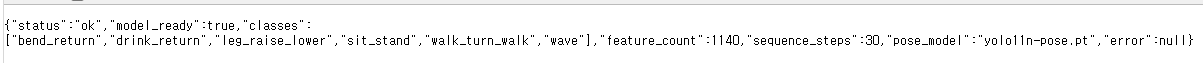
#> input picture docs/images/t01_health.png, 1203 x 63 px
$ python -i make_thumbs.py   (imports and definitions only)
#> lines starting #> are read from the running program, lines starting #| are printed output that depends on the picture
"""README 기능 테스트 표의 썸네일(docs/images/tests/tXX.png)을 원본 캡처에서 다시 만듭니다.

원본 캡처의 윗부분을 4:3 비율로 잘라 840x630으로 줄입니다. 원본이 4:3보다 납작하면(가로로 긴 캡처)
잘리지 않도록 위아래에 여백을 붙입니다.

사용법 (저장소 루트에서):
    pip install pillow
    python docs/make_thumbs.py            # 아래 표의 원본이 있는 것만 전부 다시 생성
    python docs/make_thumbs.py t02 t09    # 일부만 다시 생성
"""
import sys
from pathlib import Path

from PIL import Image

IMAGES = Path(__file__).resolve().parent / "images"
SIZE = (840, 630)  # 4:3

# 썸네일 이름 → 원본 캡처 (README 7장 기능 테스트 표와 같은 짝)
SOURCES = {
    "t01": "t01_health.png",
    "t02": "analysis.png",
    "t03": "t03_webcam.png",
    "t04": "admin_predictions.png",
    "t05": "t05_async.png",
    "t06": "history.png",
    "t07": "t07_forbidden.png",
    "t08": "dashboard.png",
    "t09": "failure.png",
    "t10": "t10_restart.png",
}


def make_thumb(src: Path, dst: Path) -> None:
#> called with src = 'images/t01_health.png', dst = 'out.png'
    im = Image.open(src).convert("RGB")
    w, h = im.size
#> w = 1203; h = 63
    target_ratio = SIZE[0] / SIZE[1]
    if w / h <= target_ratio:
        # 세로로 긴 캡처: 위쪽부터 4:3만큼 자름 (중요한 내용이 보통 위에 있음)
        im = im.crop((0, 0, w, round(w / target_ratio)))
    else:
        # 가로로 긴 캡처: 자르지 않고 위아래 여백을 원본 왼쪽 위 픽셀 색으로 채움
        canvas_h = round(w / target_ratio)
#> canvas_h = 902
        canvas = Image.new("RGB", (w, canvas_h), im.getpixel((0, 0)))
#> canvas: PIL image 1203x902 RGB; every value is 255
        canvas.paste(im, (0, (canvas_h - h) // 2))
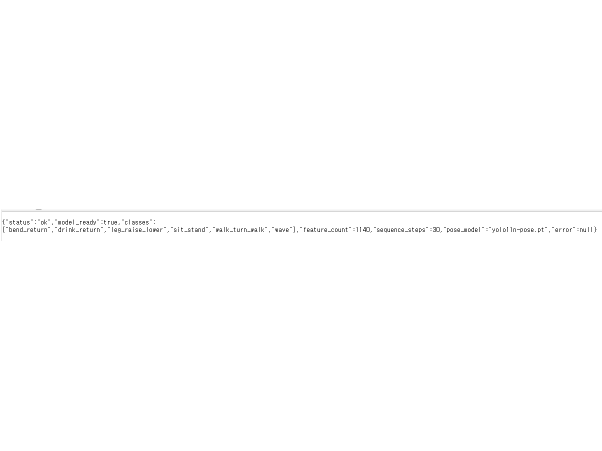
#> canvas: PIL image 1203x902 RGB (shown at 1/2 size); min 0, max 255, mean 254.2
        im = canvas
    im.resize(SIZE, Image.LANCZOS).save(dst, optimize=True)
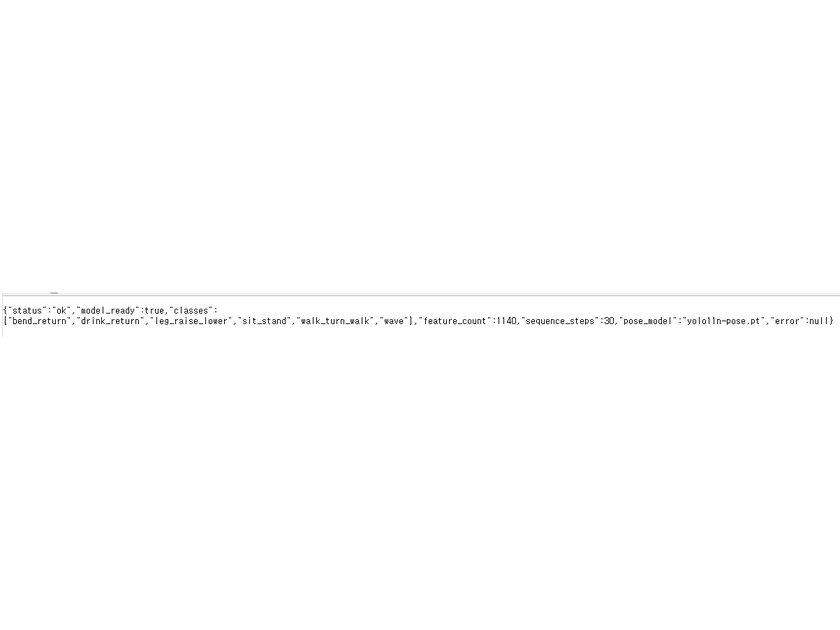
#> saved as out.png: PIL image 840x630 RGB; min 15, max 255, mean 254.2


def main(names: list[str]) -> None:
    (IMAGES / "tests").mkdir(exist_ok=True)
    for name in names or SOURCES:
        src = IMAGES / SOURCES[name]
        if not src.exists():
            print(f"건너뜀 {name}: 원본 {src.name} 없음")
            continue
        make_thumb(src, IMAGES / "tests" / f"{name}.png")
        print(f"생성 {name}.png ← {src.name}")


# [2 lines not run here, left out]

>>> result = make_thumb('images/t01_health.png', 'out.png')

$ run again, on docs/images/admin_users.png
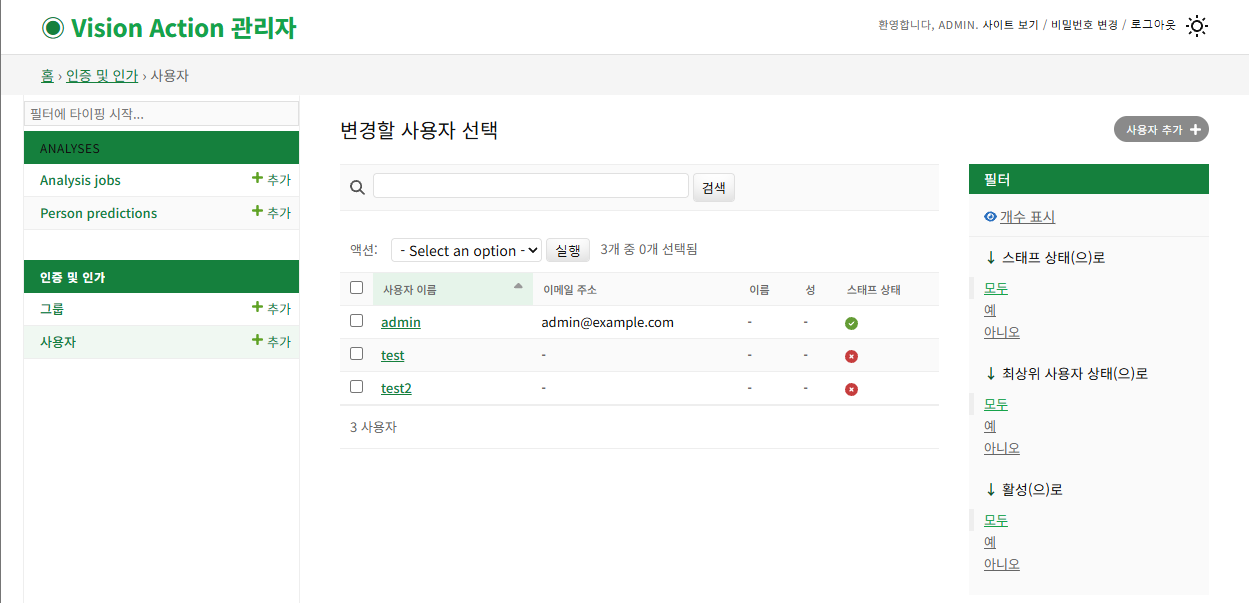
#> input picture docs/images/admin_users.png, 1249 x 603 px
#> in make_thumb, `canvas.paste(im, (0, (canvas_h - h) // 2))`:
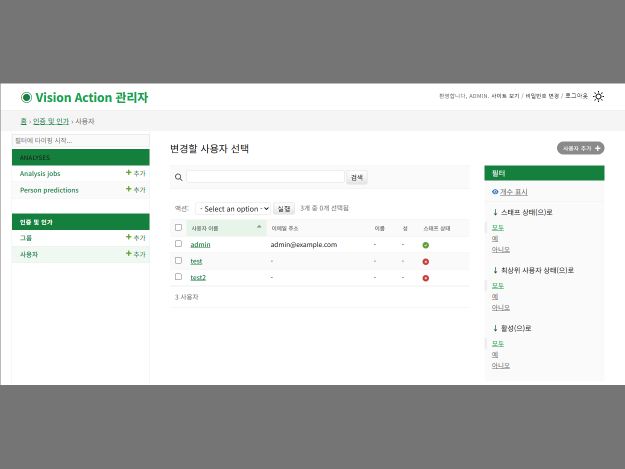
#> canvas: PIL image 1249x937 RGB (shown at 1/2 size); mean R, G, B 197.1, 199.9, 198.1
#> in make_thumb, `im.resize(SIZE, Image.LANCZOS).save(dst, optimize=True)`:
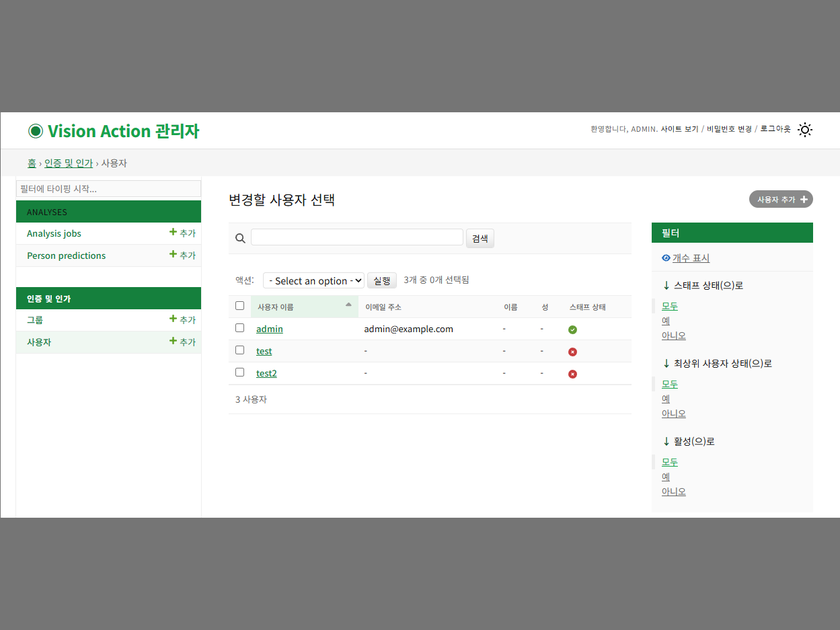
#> saved as out.png: PIL image 840x630 RGB; mean R, G, B 197, 199.8, 198

$ run again, on docs/images/api_list.png
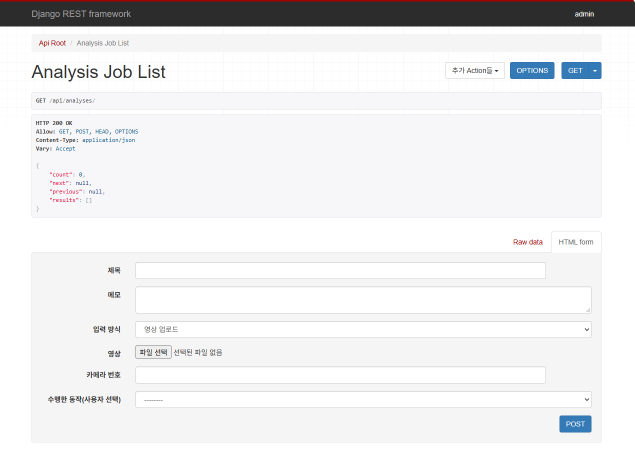
#> input picture docs/images/api_list.png, 1269 x 906 px (shown at 1/2 size)
#> in make_thumb, `canvas = Image.new("RGB", (w, canvas_h), im.getpixel((0, 0)))`:
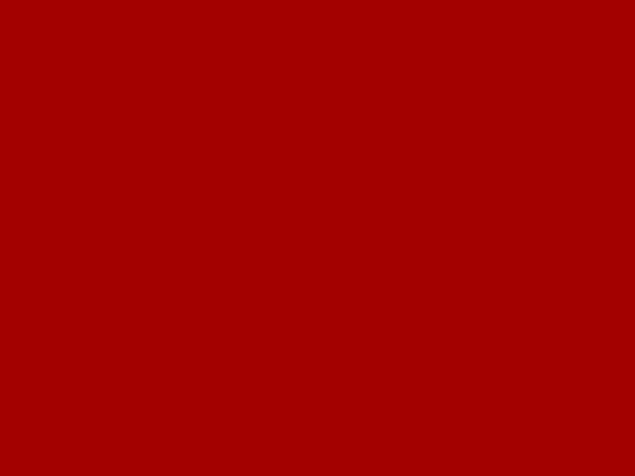
#> canvas: PIL image 1269x952 RGB (shown at 1/2 size); mean R, G, B 163, 0, 0
#> in make_thumb, `im.resize(SIZE, Image.LANCZOS).save(dst, optimize=True)`:
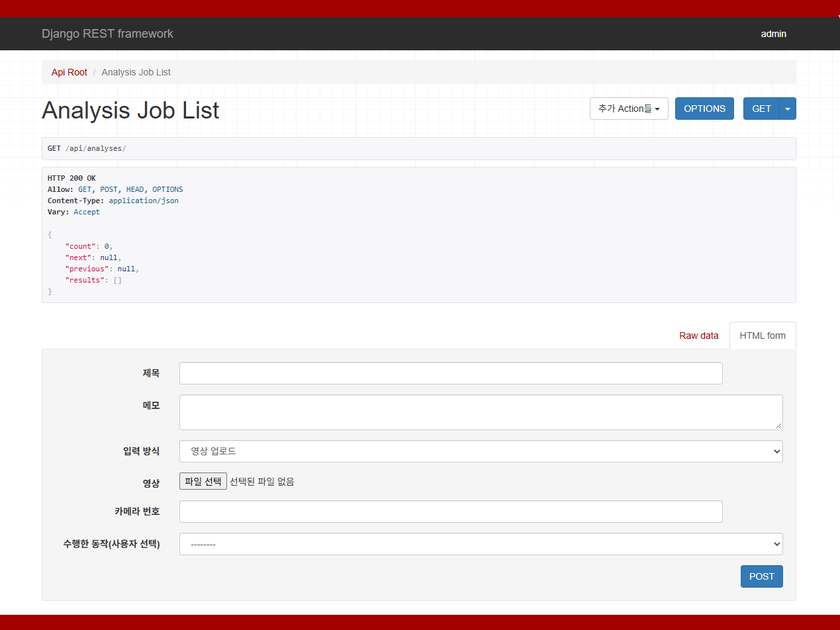
#> saved as out.png: PIL image 840x630 RGB; mean R, G, B 231.7, 223.7, 224.6

$ run again, on docs/images/history_folded.png
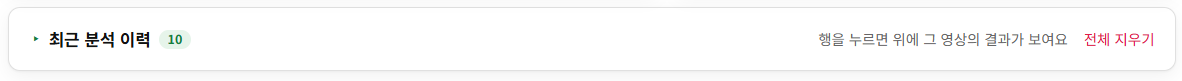
#> input picture docs/images/history_folded.png, 1182 x 81 px
#> in make_thumb, `canvas.paste(im, (0, (canvas_h - h) // 2))`:
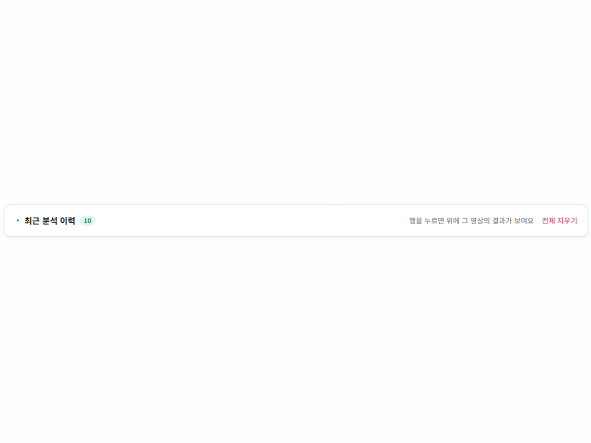
#> canvas: PIL image 1182x886 RGB (shown at 1/2 size); mean R, G, B 253.6, 253.6, 253.6
#> in make_thumb, `im.resize(SIZE, Image.LANCZOS).save(dst, optimize=True)`:
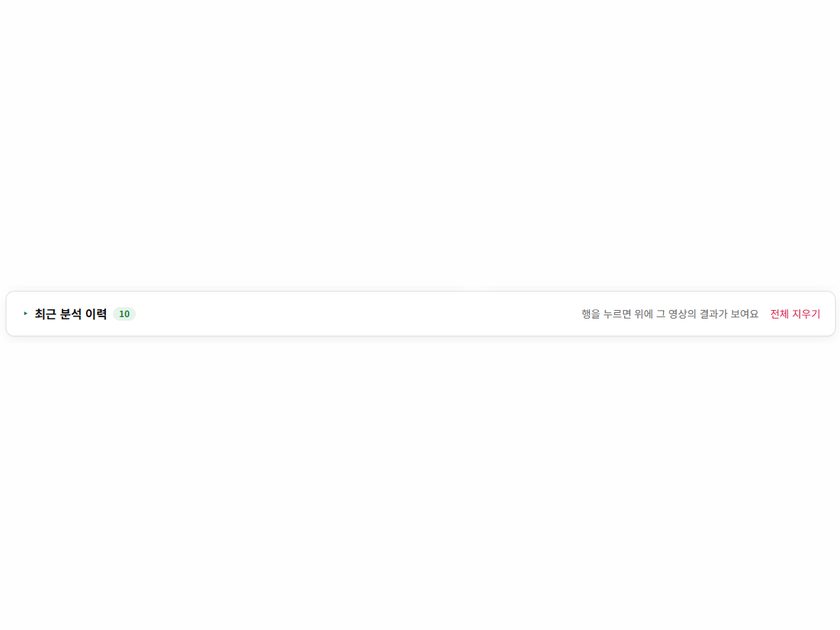
#> saved as out.png: PIL image 840x630 RGB; mean R, G, B 253.6, 253.6, 253.6
